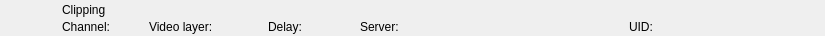
<?xml version="1.0" encoding="UTF-8"?>
<ui version="4.0">
 <class>RundownClipWidget</class>
 <widget class="QWidget" name="RundownClipWidget">
  <property name="geometry">
   <rect>
    <x>0</x>
    <y>0</y>
    <width>825</width>
    <height>36</height>
   </rect>
  </property>
  <layout class="QHBoxLayout" name="horizontalLayout">
   <property name="spacing">
    <number>0</number>
   </property>
   <property name="margin">
    <number>0</number>
   </property>
   <item>
    <widget class="QFrame" name="frameItem">
     <property name="sizePolicy">
      <sizepolicy hsizetype="Preferred" vsizetype="Fixed">
       <horstretch>0</horstretch>
       <verstretch>0</verstretch>
      </sizepolicy>
     </property>
     <property name="minimumSize">
      <size>
       <width>0</width>
       <height>36</height>
      </size>
     </property>
     <widget class="QLabel" name="labelIcon">
      <property name="geometry">
       <rect>
        <x>22</x>
        <y>2</y>
        <width>32</width>
        <height>32</height>
       </rect>
      </property>
      <property name="text">
       <string/>
      </property>
      <property name="pixmap">
       <pixmap resource="../Widgets.qrc">:/Graphics/Images/Clip.png</pixmap>
      </property>
      <property name="scaledContents">
       <bool>true</bool>
      </property>
     </widget>
     <widget class="QLabel" name="labelChannel">
      <property name="geometry">
       <rect>
        <x>62</x>
        <y>19</y>
        <width>78</width>
        <height>16</height>
       </rect>
      </property>
      <property name="text">
       <string>Channel:</string>
      </property>
     </widget>
     <widget class="QLabel" name="labelLabel">
      <property name="geometry">
       <rect>
        <x>62</x>
        <y>2</y>
        <width>561</width>
        <height>16</height>
       </rect>
      </property>
      <property name="text">
       <string>Clipping</string>
      </property>
     </widget>
     <widget class="QLabel" name="labelVideolayer">
      <property name="geometry">
       <rect>
        <x>149</x>
        <y>19</y>
        <width>110</width>
        <height>16</height>
       </rect>
      </property>
      <property name="text">
       <string>Video layer:</string>
      </property>
     </widget>
     <widget class="QLabel" name="labelColor">
      <property name="geometry">
       <rect>
        <x>0</x>
        <y>0</y>
        <width>18</width>
        <height>36</height>
       </rect>
      </property>
      <property name="text">
       <string/>
      </property>
     </widget>
     <widget class="QLabel" name="labelGroupColor">
      <property name="geometry">
       <rect>
        <x>0</x>
        <y>0</y>
        <width>6</width>
        <height>36</height>
       </rect>
      </property>
      <property name="text">
       <string/>
      </property>
     </widget>
     <widget class="QLabel" name="labelDevice">
      <property name="geometry">
       <rect>
        <x>360</x>
        <y>19</y>
        <width>260</width>
        <height>16</height>
       </rect>
      </property>
      <property name="text">
       <string>Server:</string>
      </property>
     </widget>
     <widget class="QLabel" name="labelDelay">
      <property name="geometry">
       <rect>
        <x>268</x>
        <y>19</y>
        <width>83</width>
        <height>16</height>
       </rect>
      </property>
      <property name="text">
       <string>Delay:</string>
      </property>
     </widget>
     <widget class="QLabel" name="labelRemoteTriggerId">
      <property name="geometry">
       <rect>
        <x>629</x>
        <y>19</y>
        <width>111</width>
        <height>16</height>
       </rect>
      </property>
      <property name="text">
       <string>UID:</string>
      </property>
     </widget>
    </widget>
   </item>
   <item>
    <widget class="QFrame" name="frameStatus">
     <property name="minimumSize">
      <size>
       <width>77</width>
       <height>0</height>
      </size>
     </property>
     <property name="maximumSize">
      <size>
       <width>77</width>
       <height>16777215</height>
      </size>
     </property>
     <widget class="QLabel" name="labelGpiConnected">
      <property name="geometry">
       <rect>
        <x>1</x>
        <y>2</y>
        <width>32</width>
        <height>32</height>
       </rect>
      </property>
      <property name="minimumSize">
       <size>
        <width>32</width>
        <height>32</height>
       </size>
      </property>
      <property name="maximumSize">
       <size>
        <width>32</width>
        <height>32</height>
       </size>
      </property>
      <property name="lineWidth">
       <number>0</number>
      </property>
      <property name="text">
       <string/>
      </property>
      <property name="pixmap">
       <pixmap resource="../Widgets.qrc">:/Graphics/Images/GpiConnected.png</pixmap>
      </property>
      <property name="scaledContents">
       <bool>true</bool>
      </property>
     </widget>
     <widget class="QLabel" name="labelDisconnected">
      <property name="geometry">
       <rect>
        <x>32</x>
        <y>2</y>
        <width>32</width>
        <height>32</height>
       </rect>
      </property>
      <property name="minimumSize">
       <size>
        <width>32</width>
        <height>32</height>
       </size>
      </property>
      <property name="maximumSize">
       <size>
        <width>32</width>
        <height>32</height>
       </size>
      </property>
      <property name="text">
       <string/>
      </property>
      <property name="pixmap">
       <pixmap resource="../Widgets.qrc">:/Graphics/Images/Disconnected.png</pixmap>
      </property>
      <property name="scaledContents">
       <bool>true</bool>
      </property>
     </widget>
     <widget class="QLabel" name="labelActiveColor">
      <property name="geometry">
       <rect>
        <x>69</x>
        <y>0</y>
        <width>8</width>
        <height>36</height>
       </rect>
      </property>
      <property name="minimumSize">
       <size>
        <width>8</width>
        <height>36</height>
       </size>
      </property>
      <property name="maximumSize">
       <size>
        <width>8</width>
        <height>36</height>
       </size>
      </property>
      <property name="text">
       <string/>
      </property>
     </widget>
    </widget>
   </item>
  </layout>
 </widget>
 <resources>
  <include location="../Widgets.qrc"/>
 </resources>
 <connections/>
 <slots>
  <slot>addToCombo()</slot>
 </slots>
</ui>
